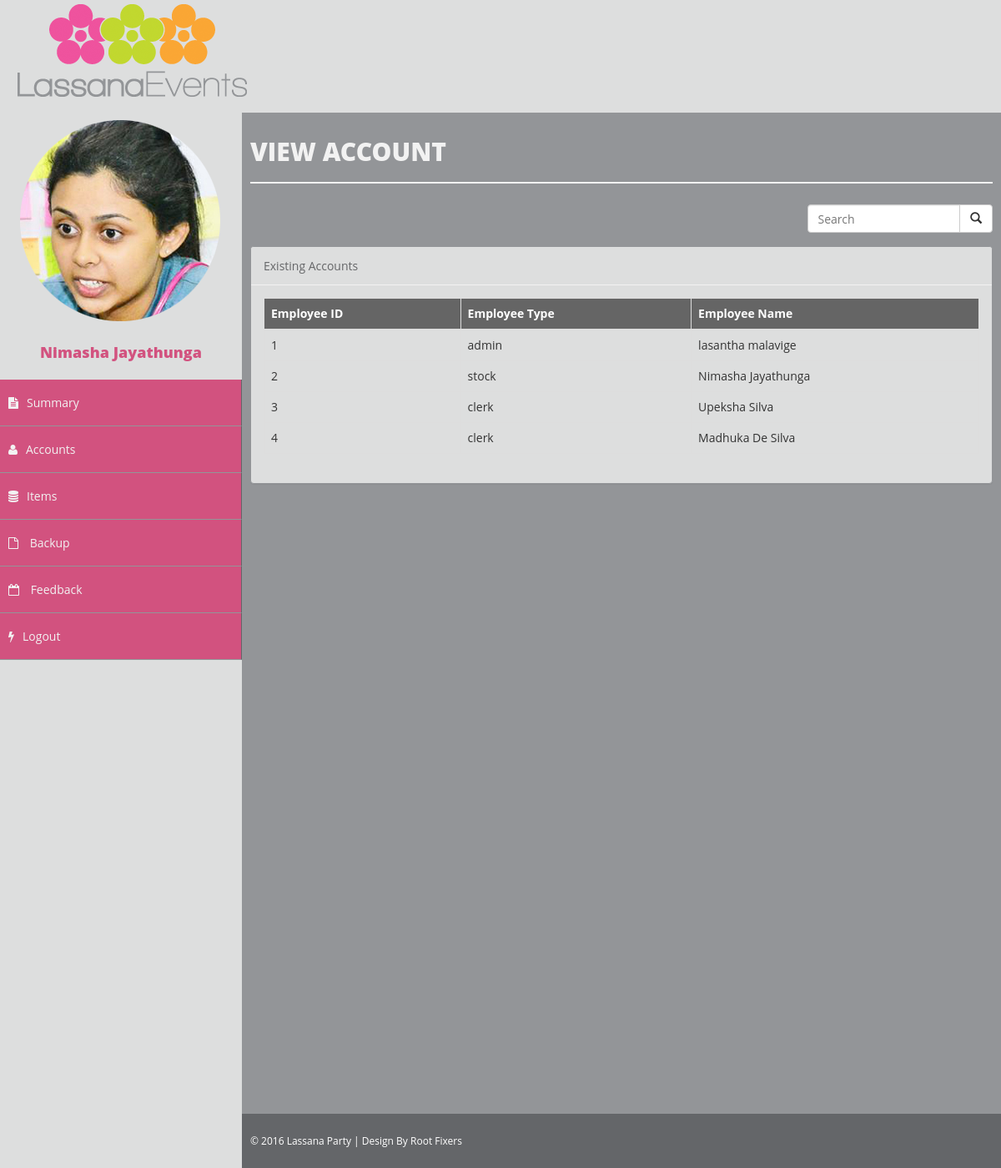
The app's page /admin/viewacc.php (signed in) with its own data.
### tables this page shows
CREATE TABLE IF NOT EXISTS `users1` (
  `uid` int(11) NOT NULL AUTO_INCREMENT,
  `employee_type` varchar(30) NOT NULL,
  `upass` varchar(50) NOT NULL,
  `uname` varchar(30) DEFAULT NULL,
  `fullname` varchar(100) NOT NULL,
  `contact` int(10) NOT NULL,
  `NIC` varchar(10) DEFAULT NULL,
  `Address` varchar(75) NOT NULL,
  `uemail` varchar(70) NOT NULL,
  `location` varchar(100) NOT NULL,
  PRIMARY KEY (`uid`),
  UNIQUE KEY `uname` (`uname`,`uemail`),
  KEY `NIC` (`NIC`)
);

### config/class.user.php (called while the page is built, shortened)
<?php
   	class User{
   		public $db;
   		public function __construct(){
   			$this->db = new mysqli(DB_SERVER, DB_USERNAME, DB_PASSWORD, DB_DATABASE);
   		}
       	public function get_fullname($uid){
       		$sql3="SELECT fullname FROM users1 WHERE uid = $uid";
   	        $result = mysqli_query($this->db,$sql3);
   	        $user_data = mysqli_fetch_array($result);
   	        return $user_data['fullname'];
       	}
   	}
   ?>

### admin/viewacc.php (the view, shortened to what this page needs)
<?php
  include '../config/class.user.php';
  $user = new User();
  $uid = $_SESSION['uid'];
?>
<!DOCTYPE html>
<head>
</head>
<body>
  <div id="wrapper">
    <?php
      include '../config/adminheader.php'; ?>
      <div id="page-wrapper">
        <div id="page-inner">
          <div class="row">
            <div class="col-md-12">
              <h1 class="page-head-line">View Account</h1>
            </div>
          </div>
          <div class="col-sm-3 col-md-3 pull-right">
            <form style="margin-top:15px;" method="post" action="searchacc.php">
              <div class="input-group">
                <input type="text" class="form-control" placeholder="Search" name="srch" id="srch-term">
                <div class="input-group-btn">
                    <button class="btn btn-default" type="submit"><i class="glyphicon glyphicon-search"></i></button>
                </div>
              </div>
            </form>
          </div>
          <br/>
          <br>
          <div style="margin-top:15px;" class="row">
            <div class="col-md-12">
              <div class="panel panel-info">
                <div class="panel-heading">
                  Existing Accounts
                </div>
                <div class="panel-body">
                  <?php
                    include '../config/db_confg.php';
                    $select = "SELECT * FROM users1 ";
                    $result = mysqli_query($conn, $select);
                    if ( mysqli_num_rows($result) > 0) {
                      echo ('<div class="table-responsive"><table border=1 class="table table-bordered" >
                            <thead style="background-color:#656565;color:#ffffff;">
                            <tr>
                              <th>Employee ID</th>
                              <th>Employee Type</th>
                              <th>Employee Name</th>
                            </tr></thead>');
                            echo("<tbody>");
                              while($row = mysqli_fetch_assoc($result)) {
                                echo (
                                  "<tr>
                                    <form method=\"post\" action=\"searchacc.php\">
                                      <td> " . $row["uid"]. "  </td>
                                      <td>" . $row["employee_type"] . "</td>
                                      <td>" . $row["fullname"]." </td>
                                    </form>
                                  </tr>");
                              }
                              echo ("</tbody></table></div>");
                      }
                  ?>
                </div>
              </div>
            </div>
          </div>
        </div>
        <?php include '../config/footer.php'; ?>
  </body>
</html>

### config/adminheader.php (shortened to what this page needs)
<html>
    <head>
    <link href="../assets/css/bootstrap.css" rel="stylesheet" />
    <link href="../assets/css/font-awesome.css" rel="stylesheet" />
    <link href="../assets/css/basic.css" rel="stylesheet" />
    <link href="../assets/css/custom.css" rel="stylesheet" />
    <link href="../assets/css/sweetalert2.css" rel="stylesheet" />
    </head>
<body>
    <nav class="navbar navbar-cls-top " role="navigation" >
            <img  src="../assets/img/logo.png" style="margin:5px " >
    </nav>
        <nav class="navbar-side" role="navigation">
            <div class="sidebar-collapse">
                <ul class="nav" id="main-menu">
                    <li>
                        <?php
                        include '../config/db_confg.php';
                        $query = $conn->query("select * from users1 where uid='$uid'");
                        while($row = mysqli_fetch_assoc($query)){
                        ?>
                        <div class="user-img-div">
                            <img class="photo" src="<?php echo $row['location']; ?>" >
                            <?php } ?>
                            <br><br>
                            <div class="inner-text">
                               <?php echo $user->get_fullname($uid); ?>
                            </div>
                        </div>
                    </li>
                    <li>
                        <a  data-toggle="collapse" data-parent="#nothing" href="#collapseSummary"><i class="fa fa-file-text"></i>Summary </a>
                    </li>
                    <li>
                        <a data-toggle="collapse" data-parent="#nothing" href="#collapseAccounts"><i class="fa fa-user "></i>Accounts</a>
                    </li>
                     <li>
                        <a data-toggle="collapse" data-parent="#nothing" href="#collapseItems"><i class="fa fa-database "></i>Items </a>
                    </li>
                    <li>
                        <a href="backup.php"><i class="fa fa-file-o "></i> Backup</a></li>
                    <li>
                        <a href="contactMsg.php"><i class="fa fa-calendar-o "></i> Feedback</a></li>
                    <li>
                        <a href='../config/login.php'><i class="fa fa-flash "></i>Logout</a>
                    </li>
                </ul>
            </div>
        </nav>
</body>
</html>

### assets/css/basic.css (style rules this page uses)
body { font-family: 'Questrial', sans-serif; line-height:25px; font-family: 'Open Sans',serif; }
.user-img-div { background-color: #dddede; }
.user-img-div .inner-text { text-align: center; position: relative; color: #D2527F; font-weight: 800; padding-bottom: 20px; font-size: 18px; }
.navbar-side { border: none; background-color: #646669; z-index: 1; position: absolute; width: 290px; margin-top: 15px; }
.sidebar-collapse .nav { padding: 0; height: 100%; }
.sidebar-collapse .nav > li > a { color: #f2f2f2; background: #D2527F; text-shadow: none; padding: 15px 40px; border-bottom: 1px solid #939598; padding: 15px 10px; border-right:1px solid #646669; }
#wrapper { width: 100%; background-color: #dddede; line-height:25px; font-family: 'Open Sans',serif; }
#page-wrapper { min-height: 600px; background: #dddede; margin: 0 0 0 260px; padding: 15px 0px 0px 30px; }
#page-inner { width: 100%; margin: 0px; background-color: #939598!important; padding: 10px; min-height: 1200px; }
.page-head-line { font-size: 30px; text-transform: uppercase; color: #f2f2f2; font-weight: 800; padding-bottom: 20px; border-bottom: 2px solid #f2f2f2; margin-bottom: 10px; }
.navbar-cls-top { background: #dddede; border: none; height: 100px; }
.nav > li > a > i { margin-right: 10px; }
.navbar { border-radius: 0px; }
.panel-info { border-color: #939598; background-color: #dddede; }
.panel-body { border-color: #f2f2f2; }
.panel-info > .panel-heading { color: #656668; background-color: #dddede; border-color: #f2f2f2; }
thead { color: #939598; background-color: #f2f2f2; border:#656668; }
.table-bordered { border-bottom-style: inset; }

### css/custom.css (style rules this page uses)
ul { list-style: none; }
li a { color: #f2f2f2; }

### config/adminheader.php (style rules this page uses)
body { font-family: 'Questrial', sans-serif; }

### records on screen
users1: location (picture), fullname "Nimasha Jayathunga", uid "2", employee_type "stock"
users1: uid "1", employee_type "admin", fullname "lasantha malavige"
users1: uid "3", employee_type "clerk", fullname "Upeksha Silva"
users1: uid "4", employee_type "clerk", fullname "Madhuka De Silva"
